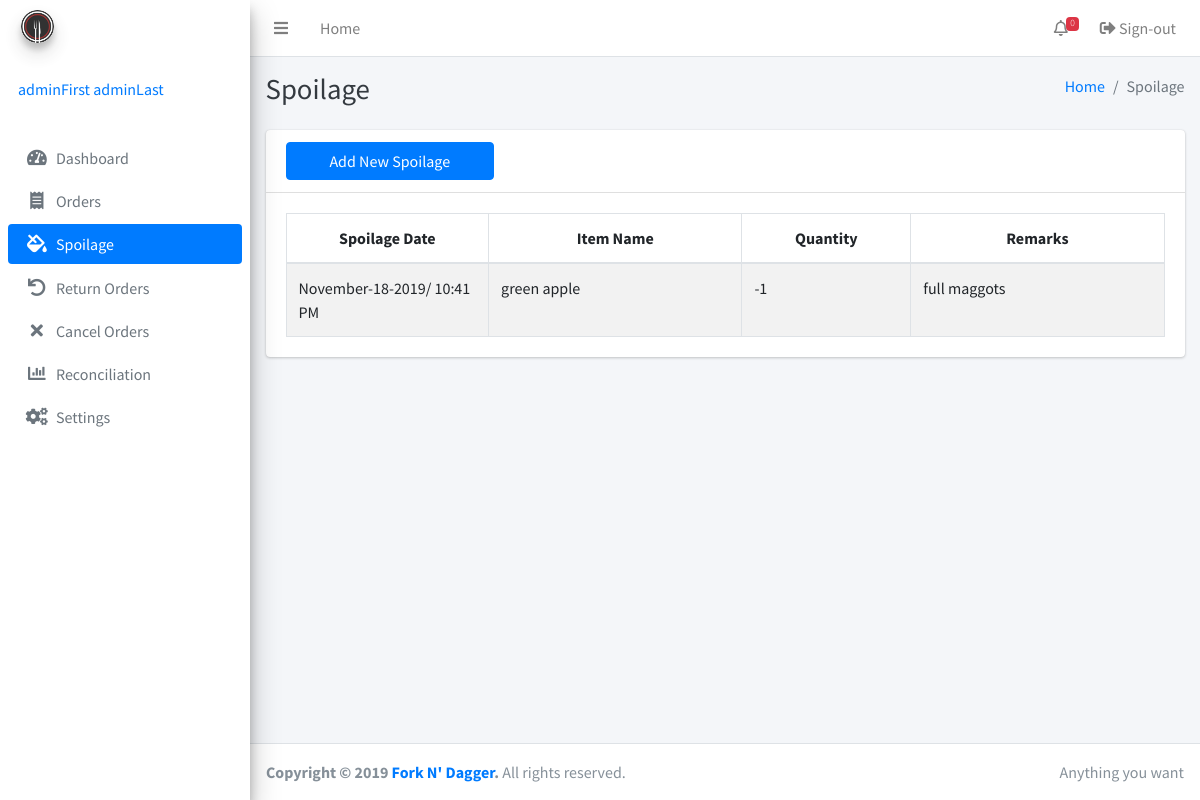
The page /spoilage.php (signed in) on the database as committed earlier.
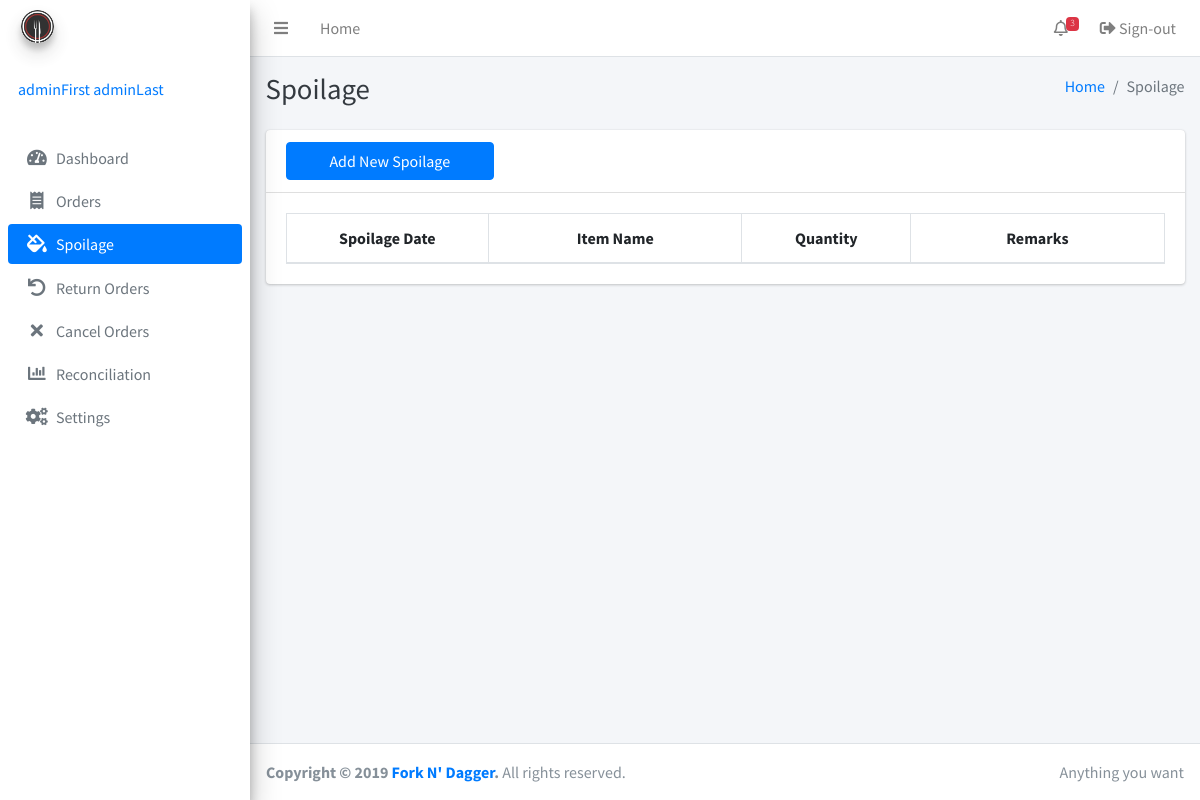
The same page on the database as committed later.
### tables this page shows
CREATE TABLE IF NOT EXISTS `returns` (
  `return_id` bigint(255) NOT NULL AUTO_INCREMENT,
  `inventory_id` bigint(255) DEFAULT NULL,
  `menu_id` bigint(255) DEFAULT NULL,
  `return_type` enum('spoilage','cancel','return') DEFAULT NULL,
  `return_date` timestamp(6) NULL DEFAULT NULL,
  `return_qty` bigint(255) DEFAULT NULL,
  `remarks` varchar(255) DEFAULT NULL,
  PRIMARY KEY (`return_id`)
);

CREATE TABLE IF NOT EXISTS `inventory` (
  `id` bigint(255) NOT NULL AUTO_INCREMENT,
  `itemname` varchar(255) NOT NULL,
  `description` varchar(255) NOT NULL,
  `quantity` decimal(65,2) UNSIGNED NOT NULL,
  `lowquantity` decimal(65,2) DEFAULT NULL,
  `categoryID` int(255) DEFAULT NULL,
  `unitID` int(255) DEFAULT NULL,
  `timestamp` timestamp(6) NOT NULL,
  `adminID` int(255) NOT NULL,
  PRIMARY KEY (`id`)
);

### spoilage.php (the view, shortened to what the changed rows need)
<?php include 'inc/session.php'; ?>
<?php include 'inc/header.php'; ?>
<body class="hold-transition sidebar-mini">
<div class="wrapper">
<?php
include 'inc/navbar.php'; ?>
  <div class="content-wrapper">
    <div class="content-header">
      <div class="container-fluid">
        <div class="row mb-2">
          <div class="col-sm-6">
            <h1 class="m-0 text-dark">Spoilage</h1>
          </div>
        </div>
      </div>
    </div>
    <div class="content">
      <div class="container-fluid">
        <div class="row">
          <div class="col-12">
            <div class="card">
              <div class="card-body">
                <table class="table table-bordered table-striped display">
                  <thead>
                  <tr align="center">
                    <th width="120">Spoilage Date</th>
                    <th width="150">Item Name</th>
                    <th width="100">Quantity</th>
                    <th width="150">Remarks</th>
                  </tr>
                  </thead>
                  <tbody>
                  <?php
                  $getAllSpoilage = mysqli_query($conn, "SELECT * FROM forkndagger.returns
                  JOIN inventory ON inventory_id = inventory.id");
                  while($row = mysqli_fetch_assoc($getAllSpoilage)) {
                  ?>
                    <tr>
                      <td><?php echo date('F-j-Y/ g:i A',strtotime($row['return_date']));  ?></td>
                      <td><?php echo $row['itemname']; ?></td>
                      <td><?php echo (-1 * $row['return_qty']); ?></td>
                      <td><?php echo $row['remarks']; ?></td>
                    </tr>
                  <?php
                  }
                  ?>
                  </tbody>
                </table>
              </div>
            </div>
          </div>
        </div>
      </div>
    </div>
  </div>
</div>
</body>
</html>

### inc/navbar.php (shortened to what the changed rows need)
<nav class="main-header navbar navbar-expand navbar-white navbar-light">
  <ul class="navbar-nav ml-auto">
    <li class="nav-item dropdown">
      <a class="nav-link" data-toggle="dropdown" href="#">
        <i class="far fa-bell"></i>
      <?php
      $result3 = mysqli_query($conn, "SELECT count(*) as counted FROM inventory where lowquantity >= quantity or quantity = 0");
       $row1 = mysqli_fetch_assoc($result3);
       $counted = $row1['counted'];
       echo '<span class="badge badge-danger navbar-badge">'.$counted.'</span>';
      ?>
      </a>
    </li>
  </ul>
</nav>

Rows that differ between the two databases and show on the page:
removed returns: return_date "November-18-2019/ 10:41 PM", inventory.itemname "green apple", -1*$row['return_qty'] "-1", remarks "full maggots"
Other text that changed with them:
$counted: "0" → "3"
